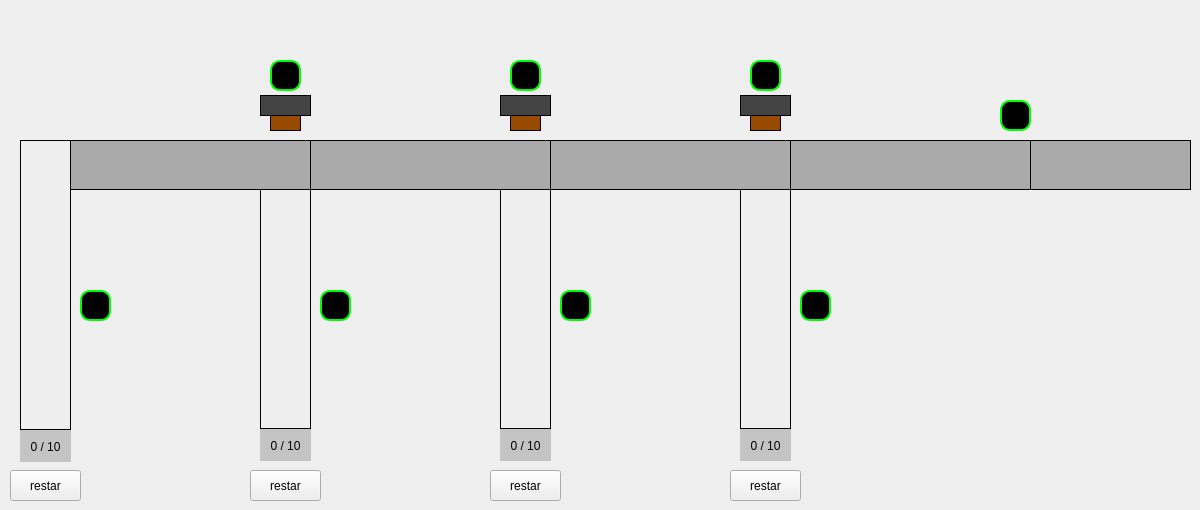
    <widget class="QWidget" name="Visualize">
     <attribute name="title">
      <string>Visualize</string>
     </attribute>
     <widget class="QLabel" name="v_M4">
      <property name="geometry">
       <rect>
        <x>70</x>
        <y>140</y>
        <width>241</width>
        <height>50</height>
       </rect>
      </property>
      <property name="styleSheet">
       <string notr="true">background:#aaa;
border: 1px solid #000;</string>
      </property>
      <property name="text">
       <string/>
      </property>
     </widget>
     <widget class="QLabel" name="v_B4">
      <property name="geometry">
       <rect>
        <x>20</x>
        <y>140</y>
        <width>51</width>
        <height>290</height>
       </rect>
      </property>
      <property name="styleSheet">
       <string notr="true">background:#eee;
border: 1px solid #000;</string>
      </property>
      <property name="text">
       <string/>
      </property>
     </widget>
     <widget class="QLabel" name="v_M3">
      <property name="geometry">
       <rect>
        <x>310</x>
        <y>140</y>
        <width>241</width>
        <height>50</height>
       </rect>
      </property>
      <property name="styleSheet">
       <string notr="true">background:#aaa;
border: 1px solid #000;</string>
      </property>
      <property name="text">
       <string/>
      </property>
     </widget>
     <widget class="QLabel" name="v_M2">
      <property name="geometry">
       <rect>
        <x>550</x>
        <y>140</y>
        <width>241</width>
        <height>50</height>
       </rect>
      </property>
      <property name="styleSheet">
       <string notr="true">background:#aaa;
border: 1px solid #000;</string>
      </property>
      <property name="text">
       <string/>
      </property>
     </widget>
     <widget class="QLabel" name="v_M1">
      <property name="geometry">
       <rect>
        <x>790</x>
        <y>140</y>
        <width>241</width>
        <height>50</height>
       </rect>
      </property>
      <property name="styleSheet">
       <string notr="true">background:#aaa;
border: 1px solid #000;</string>
      </property>
      <property name="text">
       <string/>
      </property>
     </widget>
     <widget class="QLabel" name="v_M0">
      <property name="geometry">
       <rect>
        <x>1030</x>
        <y>140</y>
        <width>161</width>
        <height>50</height>
       </rect>
      </property>
      <property name="styleSheet">
       <string notr="true">background:#aaa;
border: 1px solid #000;</string>
      </property>
      <property name="text">
       <string/>
      </property>
     </widget>
     <widget class="QLabel" name="v_B3">
      <property name="geometry">
       <rect>
        <x>260</x>
        <y>189</y>
        <width>51</width>
        <height>240</height>
       </rect>
      </property>
      <property name="styleSheet">
       <string notr="true">background:#eee;
border: 1px solid #000;</string>
      </property>
      <property name="text">
       <string/>
      </property>
     </widget>
     <widget class="QLabel" name="v_B2">
      <property name="geometry">
       <rect>
        <x>500</x>
        <y>189</y>
        <width>51</width>
        <height>240</height>
       </rect>
      </property>
      <property name="styleSheet">
       <string notr="true">background:#eee;
border: 1px solid #000;</string>
      </property>
      <property name="text">
       <string/>
      </property>
     </widget>
     <widget class="QLabel" name="v_B1">
      <property name="geometry">
       <rect>
        <x>740</x>
        <y>189</y>
        <width>51</width>
        <height>240</height>
       </rect>
      </property>
      <property name="styleSheet">
       <string notr="true">background:#eee;
border: 1px solid #000;</string>
      </property>
      <property name="text">
       <string/>
      </property>
     </widget>
     <widget class="QLabel" name="v_ncM3">
      <property name="geometry">
       <rect>
        <x>260</x>
        <y>430</y>
        <width>51</width>
        <height>31</height>
       </rect>
      </property>
      <property name="text">
       <string>0 / 10</string>
      </property>
      <property name="alignment">
       <set>Qt::AlignCenter</set>
      </property>
     </widget>
     <widget class="QPushButton" name="v_dncM1">
      <property name="geometry">
       <rect>
        <x>730</x>
        <y>470</y>
        <width>71</width>
        <height>31</height>
       </rect>
      </property>
      <property name="text">
       <string>restar</string>
      </property>
     </widget>
     <widget class="QLabel" name="_3">
      <property name="geometry">
       <rect>
        <x>260</x>
        <y>429</y>
        <width>51</width>
        <height>32</height>
       </rect>
      </property>
      <property name="styleSheet">
       <string notr="true">background-color:rgb(196,196,196)</string>
      </property>
      <property name="text">
       <string/>
      </property>
      <property name="alignment">
       <set>Qt::AlignCenter</set>
      </property>
     </widget>
     <widget class="QLabel" name="_2">
      <property name="geometry">
       <rect>
        <x>500</x>
        <y>429</y>
        <width>51</width>
        <height>32</height>
       </rect>
      </property>
      <property name="styleSheet">
       <string notr="true">background-color:rgb(196,196,196)</string>
      </property>
      <property name="text">
       <string/>
      </property>
      <property name="alignment">
       <set>Qt::AlignCenter</set>
      </property>
     </widget>
     <widget class="QLabel" name="v_ncM2">
      <property name="enabled">
       <bool>true</bool>
      </property>
      <property name="geometry">
       <rect>
        <x>500</x>
        <y>430</y>
        <width>51</width>
        <height>31</height>
       </rect>
      </property>
      <property name="text">
       <string>0 / 10</string>
      </property>
      <property name="alignment">
       <set>Qt::AlignCenter</set>
      </property>
     </widget>
     <widget class="QLabel" name="_1">
      <property name="geometry">
       <rect>
        <x>740</x>
        <y>429</y>
        <width>51</width>
        <height>32</height>
       </rect>
      </property>
      <property name="styleSheet">
       <string notr="true">background-color:rgb(196,196,196)</string>
      </property>
      <property name="text">
       <string/>
      </property>
      <property name="alignment">
       <set>Qt::AlignCenter</set>
      </property>
     </widget>
     <widget class="QLabel" name="v_ncM1">
      <property name="enabled">
       <bool>true</bool>
      </property>
      <property name="geometry">
       <rect>
        <x>740</x>
        <y>430</y>
        <width>51</width>
        <height>31</height>
       </rect>
      </property>
      <property name="text">
       <string>0 / 10</string>
      </property>
      <property name="alignment">
       <set>Qt::AlignCenter</set>
      </property>
     </widget>
     <widget class="QLabel" name="_4">
      <property name="geometry">
       <rect>
        <x>20</x>
        <y>430</y>
        <width>51</width>
        <height>32</height>
       </rect>
      </property>
      <property name="styleSheet">
       <string notr="true">background-color:rgb(196,196,196)</string>
      </property>
      <property name="text">
       <string/>
      </property>
      <property name="alignment">
       <set>Qt::AlignCenter</set>
      </property>
     </widget>
     <widget class="QLabel" name="v_ncM4">
      <property name="enabled">
       <bool>true</bool>
      </property>
      <property name="geometry">
       <rect>
        <x>20</x>
        <y>431</y>
        <width>51</width>
        <height>31</height>
       </rect>
      </property>
      <property name="text">
       <string>0 / 10</string>
      </property>
      <property name="alignment">
       <set>Qt::AlignCenter</set>
      </property>
     </widget>
     <widget class="QPushButton" name="v_dncM2">
      <property name="geometry">
       <rect>
        <x>490</x>
        <y>470</y>
        <width>71</width>
        <height>31</height>
       </rect>
      </property>
      <property name="text">
       <string>restar</string>
      </property>
     </widget>
     <widget class="QPushButton" name="v_dncM3">
      <property name="geometry">
       <rect>
        <x>250</x>
        <y>470</y>
        <width>71</width>
        <height>31</height>
       </rect>
      </property>
      <property name="text">
       <string>restar</string>
      </property>
     </widget>
     <widget class="QPushButton" name="v_dncM4">
      <property name="geometry">
       <rect>
        <x>10</x>
        <y>470</y>
        <width>71</width>
        <height>31</height>
       </rect>
      </property>
      <property name="text">
       <string>restar</string>
      </property>
     </widget>
     <widget class="QFrame" name="v_S0">
      <property name="geometry">
       <rect>
        <x>1000</x>
        <y>100</y>
        <width>31</width>
        <height>31</height>
       </rect>
      </property>
      <property name="autoFillBackground">
       <bool>false</bool>
      </property>
      <property name="styleSheet">
       <string notr="true">background-color:rgb(0,0,0);
border-radius:10;
border:2px solid rgb(0,255,0)</string>
      </property>
      <property name="frameShape">
       <enum>QFrame::StyledPanel</enum>
      </property>
      <property name="frameShadow">
       <enum>QFrame::Raised</enum>
      </property>
     </widget>
     <widget class="QFrame" name="v_S1">
      <property name="geometry">
       <rect>
        <x>750</x>
        <y>60</y>
        <width>31</width>
        <height>31</height>
       </rect>
      </property>
      <property name="autoFillBackground">
       <bool>false</bool>
      </property>
      <property name="styleSheet">
       <string notr="true">background-color:rgb(0,0,0);
border-radius:10;
border:2px solid rgb(0,255,0)</string>
      </property>
      <property name="frameShape">
       <enum>QFrame::StyledPanel</enum>
      </property>
      <property name="frameShadow">
       <enum>QFrame::Raised</enum>
      </property>
     </widget>
     <widget class="QFrame" name="v_S2">
      <property name="geometry">
       <rect>
        <x>510</x>
        <y>60</y>
        <width>31</width>
        <height>31</height>
       </rect>
      </property>
      <property name="autoFillBackground">
       <bool>false</bool>
      </property>
      <property name="styleSheet">
       <string notr="true">background-color:rgb(0,0,0);
border-radius:10;
border:2px solid rgb(0,255,0)</string>
      </property>
      <property name="frameShape">
       <enum>QFrame::StyledPanel</enum>
      </property>
      <property name="frameShadow">
       <enum>QFrame::Raised</enum>
      </property>
     </widget>
     <widget class="QFrame" name="v_S3">
      <property name="geometry">
       <rect>
        <x>270</x>
        <y>60</y>
        <width>31</width>
        <height>31</height>
       </rect>
      </property>
      <property name="autoFillBackground">
       <bool>false</bool>
      </property>
      <property name="styleSheet">
       <string notr="true">background-color:rgb(0,0,0);
border-radius:10;
border:2px solid rgb(0,255,0)</string>
      </property>
      <property name="frameShape">
       <enum>QFrame::StyledPanel</enum>
      </property>
      <property name="frameShadow">
       <enum>QFrame::Raised</enum>
      </property>
     </widget>
     <widget class="QFrame" name="v_SM1">
      <property name="geometry">
       <rect>
        <x>800</x>
        <y>290</y>
        <width>31</width>
        <height>31</height>
       </rect>
      </property>
      <property name="autoFillBackground">
       <bool>false</bool>
      </property>
      <property name="styleSheet">
       <string notr="true">background-color:rgb(0,0,0);
border-radius:10;
border:2px solid rgb(0,255,0)</string>
      </property>
      <property name="frameShape">
       <enum>QFrame::StyledPanel</enum>
      </property>
      <property name="frameShadow">
       <enum>QFrame::Raised</enum>
      </property>
     </widget>
     <widget class="QFrame" name="v_SM2">
      <property name="geometry">
       <rect>
        <x>560</x>
        <y>290</y>
        <width>31</width>
        <height>31</height>
       </rect>
      </property>
      <property name="autoFillBackground">
       <bool>false</bool>
      </property>
      <property name="styleSheet">
       <string notr="true">background-color:rgb(0,0,0);
border-radius:10;
border:2px solid rgb(0,255,0)</string>
      </property>
      <property name="frameShape">
       <enum>QFrame::StyledPanel</enum>
      </property>
      <property name="frameShadow">
       <enum>QFrame::Raised</enum>
      </property>
     </widget>
     <widget class="QFrame" name="v_SM3">
      <property name="geometry">
       <rect>
        <x>320</x>
        <y>290</y>
        <width>31</width>
        <height>31</height>
       </rect>
      </property>
      <property name="autoFillBackground">
       <bool>false</bool>
      </property>
      <property name="styleSheet">
       <string notr="true">background-color:rgb(0,0,0);
border-radius:10;
border:2px solid rgb(0,255,0)</string>
      </property>
      <property name="frameShape">
       <enum>QFrame::StyledPanel</enum>
      </property>
      <property name="frameShadow">
       <enum>QFrame::Raised</enum>
      </property>
     </widget>
     <widget class="QFrame" name="v_SM4">
      <property name="geometry">
       <rect>
        <x>80</x>
        <y>290</y>
        <width>31</width>
        <height>31</height>
       </rect>
      </property>
      <property name="autoFillBackground">
       <bool>false</bool>
      </property>
      <property name="styleSheet">
       <string notr="true">background-color:rgb(0,0,0);
border-radius:10;
border:2px solid rgb(0,255,0)</string>
      </property>
      <property name="frameShape">
       <enum>QFrame::StyledPanel</enum>
      </property>
      <property name="frameShadow">
       <enum>QFrame::Raised</enum>
      </property>
     </widget>
     <widget class="QLabel" name="label">
      <property name="geometry">
       <rect>
        <x>740</x>
        <y>95</y>
        <width>51</width>
        <height>21</height>
       </rect>
      </property>
      <property name="autoFillBackground">
       <bool>false</bool>
      </property>
      <property name="styleSheet">
       <string notr="true">background: #444;
border: 1px solid #000;</string>
      </property>
      <property name="text">
       <string/>
      </property>
     </widget>
     <widget class="QLabel" name="label_2">
      <property name="geometry">
       <rect>
        <x>750</x>
        <y>100</y>
        <width>31</width>
        <height>31</height>
       </rect>
      </property>
      <property name="autoFillBackground">
       <bool>false</bool>
      </property>
      <property name="styleSheet">
       <string notr="true">background: #964b00;
border: 1px solid #000;</string>
      </property>
      <property name="text">
       <string/>
      </property>
     </widget>
     <widget class="QLabel" name="label_3">
      <property name="geometry">
       <rect>
        <x>500</x>
        <y>95</y>
        <width>51</width>
        <height>21</height>
       </rect>
      </property>
      <property name="autoFillBackground">
       <bool>false</bool>
      </property>
      <property name="styleSheet">
       <string notr="true">background: #444;
border: 1px solid #000;</string>
      </property>
      <property name="text">
       <string/>
      </property>
     </widget>
     <widget class="QLabel" name="label_4">
      <property name="geometry">
       <rect>
        <x>510</x>
        <y>100</y>
        <width>31</width>
        <height>31</height>
       </rect>
      </property>
      <property name="autoFillBackground">
       <bool>false</bool>
      </property>
      <property name="styleSheet">
       <string notr="true">background: #964b00;
border: 1px solid #000;</string>
      </property>
      <property name="text">
       <string/>
      </property>
     </widget>
     <widget class="QLabel" name="label_5">
      <property name="geometry">
       <rect>
        <x>260</x>
        <y>95</y>
        <width>51</width>
        <height>21</height>
       </rect>
      </property>
      <property name="autoFillBackground">
       <bool>false</bool>
      </property>
      <property name="styleSheet">
       <string notr="true">background: #444;
border: 1px solid #000;</string>
      </property>
      <property name="text">
       <string/>
      </property>
     </widget>
     <widget class="QLabel" name="label_6">
      <property name="geometry">
       <rect>
        <x>270</x>
        <y>100</y>
        <width>31</width>
        <height>31</height>
       </rect>
      </property>
      <property name="autoFillBackground">
       <bool>false</bool>
      </property>
      <property name="styleSheet">
       <string notr="true">background: #964b00;
border: 1px solid #000;</string>
      </property>
      <property name="text">
       <string/>
      </property>
     </widget>
     <zorder>_3</zorder>
     <zorder>v_M4</zorder>
     <zorder>v_B4</zorder>
     <zorder>v_M3</zorder>
     <zorder>v_M2</zorder>
     <zorder>v_M1</zorder>
     <zorder>v_M0</zorder>
     <zorder>v_B3</zorder>
     <zorder>v_B2</zorder>
     <zorder>v_B1</zorder>
     <zorder>v_ncM3</zorder>
     <zorder>v_dncM1</zorder>
     <zorder>_2</zorder>
     <zorder>v_ncM2</zorder>
     <zorder>_1</zorder>
     <zorder>v_ncM1</zorder>
     <zorder>_4</zorder>
     <zorder>v_ncM4</zorder>
     <zorder>v_dncM2</zorder>
     <zorder>v_dncM3</zorder>
     <zorder>v_dncM4</zorder>
     <zorder>v_S0</zorder>
     <zorder>v_S1</zorder>
     <zorder>v_S2</zorder>
     <zorder>v_S3</zorder>
     <zorder>v_SM1</zorder>
     <zorder>v_SM2</zorder>
     <zorder>v_SM3</zorder>
     <zorder>v_SM4</zorder>
     <zorder>label_2</zorder>
     <zorder>label</zorder>
     <zorder>label_4</zorder>
     <zorder>label_3</zorder>
     <zorder>label_6</zorder>
     <zorder>label_5</zorder>
    </widget>
